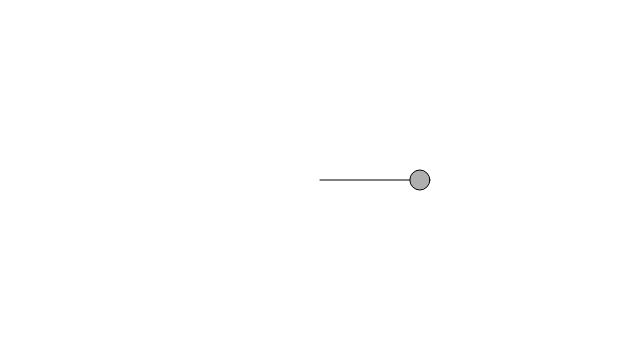
Frame 1 (no input)
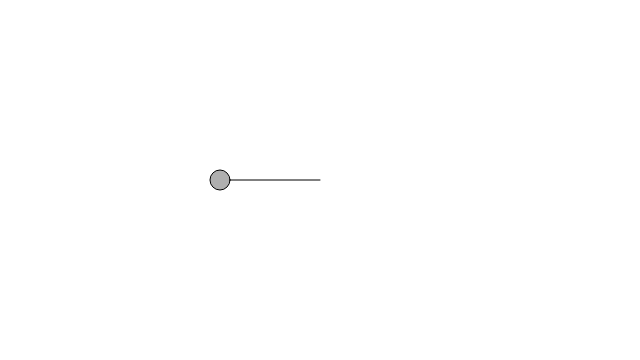
Frame 60 (no input)
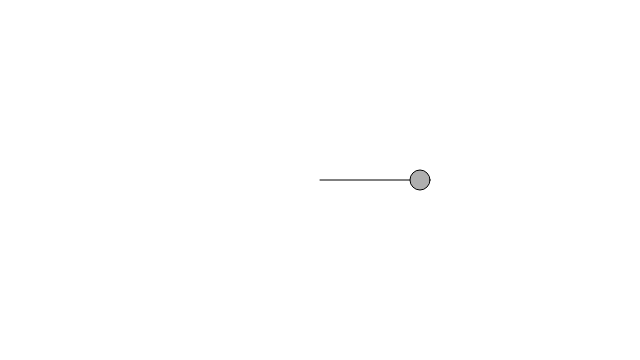
Frame 120 (the mouse pressed at the canvas centre since frame 60)

The p5.js sketch that drew these frames (run headless with seeded random() and noise() and a simulated clock; from frame 60 on, the mouse is pressed at the canvas centre):

// p5.js sketch
// ── sketch.js
function setup() {
  createCanvas(640,360);
}
 
function draw() {
  background(255);
 
  var period = 120;
  var amplitude = 100;
  var x = amplitude * cos(TWO_PI * frameCount / period);
  stroke(0);
  fill(175);
  translate(width/2,height/2);
  line(0,0,x,0);
  ellipse(x,0,20,20);
}
